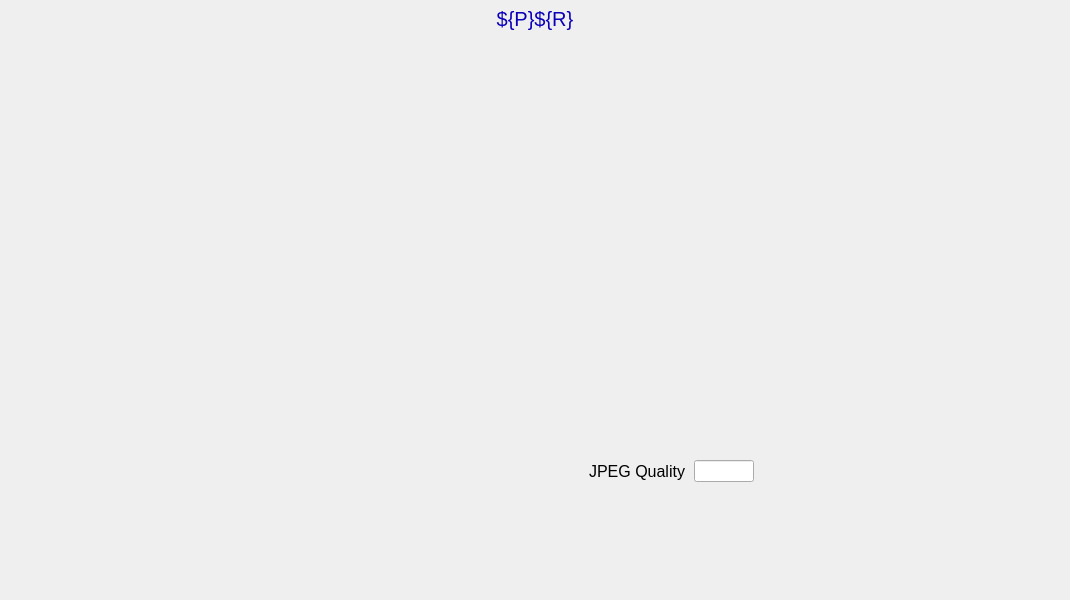
<?xml version="1.0" ?>
<ui version="4.0">
  <class>Dialog</class>
  <widget class="PyDMFrame" name="screen">
    <property name="geometry">
      <rect>
        <x>164</x>
        <y>158</y>
        <width>1070</width>
        <height>600</height>
      </rect>
    </property>
    <property name="minimumSize">
      <size>
        <width>1070</width>
        <height>600</height>
      </size>
    </property>
    <property name="styleSheet">
      <string notr="true">PyDMFrame#screen {
  color: rgb(0, 0, 0);
  background-color: rgb(187, 187, 187);
  }</string>
    </property>
    <property name="windowTitle">
      <string>NDFileJPEG</string>
    </property>
    <layout class="QGridLayout" name="gridLayout" columnstretch="5,380,5,175,120,9,60,5,80,226,5" rowstretch="5,1,25,9,405,15,1,1,18,1,1,113,5">
      <property name="leftMargin">
        <number>0</number>
      </property>
      <property name="topMargin">
        <number>0</number>
      </property>
      <property name="rightMargin">
        <number>0</number>
      </property>
      <property name="bottomMargin">
        <number>0</number>
      </property>
      <property name="horizontalSpacing">
        <number>0</number>
      </property>
      <property name="verticalSpacing">
        <number>0</number>
      </property>
      <item row="1" column="0" rowspan="2" colspan="11">
        <widget class="PyDMDrawingRectangle" name="rectangle">
          <property name="geometry">
            <rect>
              <x>0</x>
              <y>5</y>
              <width>1070</width>
              <height>26</height>
            </rect>
          </property>
          <property name="sizePolicy">
            <sizepolicy hsizetype="Ignored" vsizetype="Ignored">
              <horstretch>0</horstretch>
              <verstretch>0</verstretch>
            </sizepolicy>
          </property>
          <property name="brush" stdset="0">
            <brush brushstyle="SolidPattern">
              <color alpha="255">
                <red>218</red>
                <green>218</green>
                <blue>218</blue>
              </color>
            </brush>
          </property>
          <property name="penStyle" stdset="0">
            <enum>Qt::SolidLine</enum>
          </property>
          <property name="penColor" stdset="0">
            <color>
              <red>218</red>
              <green>218</green>
              <blue>218</blue>
            </color>
          </property>
          <property name="penWidth" stdset="0">
            <double>0</double>
          </property>
          <property name="penCapStyle" stdset="0">
            <enum>Qt::FlatCap</enum>
          </property>
          <property name="toolTip">
            <string>rectangle</string>
          </property>
        </widget>
      </item>
      <item row="2" column="0" colspan="11">
        <widget class="QLabel" name="text">
          <property name="geometry">
            <rect>
              <x>0</x>
              <y>6</y>
              <width>1070</width>
              <height>25</height>
            </rect>
          </property>
          <property name="sizePolicy">
            <sizepolicy hsizetype="Ignored" vsizetype="Ignored">
              <horstretch>0</horstretch>
              <verstretch>0</verstretch>
            </sizepolicy>
          </property>
          <property name="text">
            <string>${P}${R}</string>
          </property>
          <property name="font">
            <font>
              <pointsize>15</pointsize>
            </font>
          </property>
          <property name="brush" stdset="0">
            <brush brushstyle="SolidPattern">
              <color alpha="255">
                <red>10</red>
                <green>0</green>
                <blue>184</blue>
              </color>
            </brush>
          </property>
          <property name="toolTip">
            <string>text</string>
          </property>
          <property name="alignment">
            <set>Qt::AlignCenter</set>
          </property>
          <property name="styleSheet">
            <string notr="true">QLabel#text {
  color: rgb(10, 0, 184);
  }</string>
          </property>
        </widget>
      </item>
      <item row="4" column="1" rowspan="8">
        <widget class="PyDMEmbeddedDisplay" name="composite">
          <property name="geometry">
            <rect>
              <x>5</x>
              <y>40</y>
              <width>380</width>
              <height>555</height>
            </rect>
          </property>
          <property name="sizePolicy">
            <sizepolicy hsizetype="Ignored" vsizetype="Ignored">
              <horstretch>0</horstretch>
              <verstretch>0</verstretch>
            </sizepolicy>
          </property>
          <property name="toolTip">
            <string>composite</string>
          </property>
          <property name="filename" stdset="0">
            <string>NDPluginBase.ui</string>
          </property>
        </widget>
      </item>
      <item row="7" column="4" rowspan="3">
        <widget class="QLabel" name="text_1">
          <property name="geometry">
            <rect>
              <x>565</x>
              <y>461</y>
              <width>120</width>
              <height>20</height>
            </rect>
          </property>
          <property name="sizePolicy">
            <sizepolicy hsizetype="Ignored" vsizetype="Ignored">
              <horstretch>0</horstretch>
              <verstretch>0</verstretch>
            </sizepolicy>
          </property>
          <property name="text">
            <string>JPEG Quality</string>
          </property>
          <property name="font">
            <font>
              <pointsize>12</pointsize>
            </font>
          </property>
          <property name="brush" stdset="0">
            <brush brushstyle="SolidPattern">
              <color alpha="255">
                <red>0</red>
                <green>0</green>
                <blue>0</blue>
              </color>
            </brush>
          </property>
          <property name="toolTip">
            <string>text_1</string>
          </property>
          <property name="alignment">
            <set>Qt::AlignRight|Qt::AlignTrailing|Qt::AlignVCenter</set>
          </property>
          <property name="styleSheet">
            <string notr="true">QLabel#text_1 {
  color: rgb(0, 0, 0);
  }</string>
          </property>
        </widget>
      </item>
      <item row="6" column="6" rowspan="5">
        <widget class="PyDMLineEdit" name="text_entry">
          <property name="geometry">
            <rect>
              <x>694</x>
              <y>460</y>
              <width>60</width>
              <height>22</height>
            </rect>
          </property>
          <property name="sizePolicy">
            <sizepolicy hsizetype="Ignored" vsizetype="Ignored">
              <horstretch>0</horstretch>
              <verstretch>0</verstretch>
            </sizepolicy>
          </property>
          <property name="channel" stdset="0">
            <string>ca://${P}${R}JPEGQuality</string>
          </property>
          <property name="toolTip">
            <string>${P}${R}JPEGQuality</string>
          </property>
          <property name="font">
            <font>
              <pointsize>13</pointsize>
            </font>
          </property>
          <property name="styleSheet">
            <string notr="true">PyDMLineEdit#text_entry {
  color: rgb(0, 0, 0);
  background-color: rgb(115, 223, 255);
  border: 1px solid black;
  margin: 0px;
  padding: 0px;
  spacing: 0px;
  }</string>
          </property>
        </widget>
      </item>
      <item row="8" column="8">
        <widget class="PyDMLabel" name="text_update">
          <property name="geometry">
            <rect>
              <x>759</x>
              <y>462</y>
              <width>80</width>
              <height>18</height>
            </rect>
          </property>
          <property name="sizePolicy">
            <sizepolicy hsizetype="Ignored" vsizetype="Ignored">
              <horstretch>0</horstretch>
              <verstretch>0</verstretch>
            </sizepolicy>
          </property>
          <property name="toolTip">
            <string>PV: ${P}${R}JPEGQuality_RBV</string>
          </property>
          <property name="channel" stdset="0">
            <string>ca://${P}${R}JPEGQuality_RBV</string>
          </property>
          <property name="font">
            <font>
              <pointsize>10</pointsize>
            </font>
          </property>
          <property name="alignment">
            <set>Qt::AlignLeading|Qt::AlignLeft|Qt::AlignVCenter</set>
          </property>
          <property name="textInteractionFlags">
            <set>Qt::TextSelectableByKeyboard|Qt::TextSelectableByMouse</set>
          </property>
          <property name="styleSheet">
            <string notr="true">PyDMLabel#text_update {
  color: rgb(10, 0, 184);
  background-color: rgb(187, 187, 187);
  }</string>
          </property>
        </widget>
      </item>
      <item row="4" column="3" colspan="7">
        <widget class="PyDMEmbeddedDisplay" name="composite_1">
          <property name="geometry">
            <rect>
              <x>390</x>
              <y>40</y>
              <width>675</width>
              <height>405</height>
            </rect>
          </property>
          <property name="sizePolicy">
            <sizepolicy hsizetype="Ignored" vsizetype="Ignored">
              <horstretch>0</horstretch>
              <verstretch>0</verstretch>
            </sizepolicy>
          </property>
          <property name="toolTip">
            <string>composite_1</string>
          </property>
          <property name="filename" stdset="0">
            <string>NDFileBase.ui</string>
          </property>
        </widget>
      </item>
    </layout>
    <zorder>rectangle</zorder>
    <zorder>text</zorder>
    <zorder>composite</zorder>
    <zorder>text_1</zorder>
    <zorder>text_entry</zorder>
    <zorder>text_update</zorder>
    <zorder>composite_1</zorder>
  </widget>
  <customwidgets>
    <customwidget>
      <class>PyDMDrawingRectangle</class>
      <extends>QWidget</extends>
      <header>pydm.widgets.drawing</header>
    </customwidget>
    <customwidget>
      <class>PyDMLabel</class>
      <extends>QLabel</extends>
      <header>pydm.widgets.label</header>
    </customwidget>
    <customwidget>
      <class>PyDMEmbeddedDisplay</class>
      <extends>QFrame</extends>
      <header>pydm.widgets.embedded_display</header>
    </customwidget>
    <customwidget>
      <class>PyDMLineEdit</class>
      <extends>QLineEdit</extends>
      <header>pydm.widgets.line_edit</header>
    </customwidget>
    <customwidget>
      <class>PyDMFrame</class>
      <extends>QFrame</extends>
      <header>pydm.widgets.frame</header>
    </customwidget>
  </customwidgets>
</ui>
